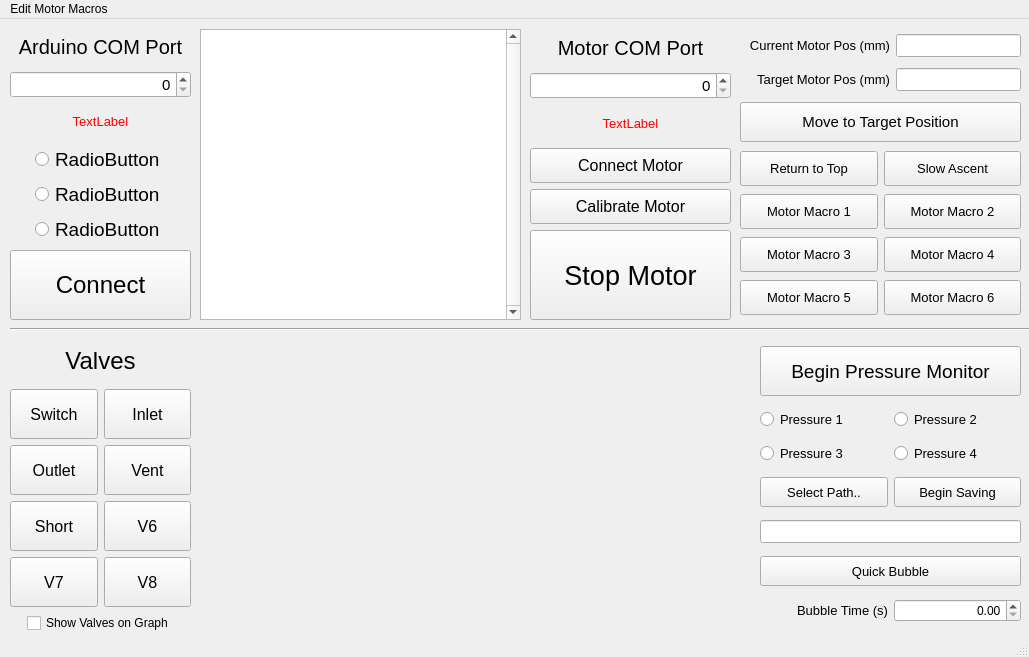
<?xml version="1.0" encoding="UTF-8"?>
<ui version="4.0">
 <class>MainWindow</class>
 <widget class="QMainWindow" name="MainWindow">
  <property name="geometry">
   <rect>
    <x>0</x>
    <y>0</y>
    <width>1029</width>
    <height>657</height>
   </rect>
  </property>
  <property name="windowTitle">
   <string>Spectrometer GUI</string>
  </property>
  <widget class="QWidget" name="centralwidget">
   <widget class="QWidget" name="verticalLayoutWidget">
    <property name="geometry">
     <rect>
      <x>10</x>
      <y>10</y>
      <width>181</width>
      <height>291</height>
     </rect>
    </property>
    <layout class="QVBoxLayout" name="ardConnectLayout">
     <item>
      <widget class="QLabel" name="ardCOMPortLabel">
       <property name="enabled">
        <bool>true</bool>
       </property>
       <property name="font">
        <font>
         <pointsize>15</pointsize>
        </font>
       </property>
       <property name="text">
        <string>Arduino COM Port</string>
       </property>
       <property name="alignment">
        <set>Qt::AlignCenter</set>
       </property>
      </widget>
     </item>
     <item>
      <widget class="QSpinBox" name="ardCOMPortSpinBox">
       <property name="minimumSize">
        <size>
         <width>0</width>
         <height>24</height>
        </size>
       </property>
       <property name="font">
        <font>
         <pointsize>11</pointsize>
        </font>
       </property>
       <property name="alignment">
        <set>Qt::AlignRight|Qt::AlignTrailing|Qt::AlignVCenter</set>
       </property>
      </widget>
     </item>
     <item>
      <widget class="QLabel" name="ardWarningLabel">
       <property name="palette">
        <palette>
         <active>
          <colorrole role="WindowText">
           <brush brushstyle="SolidPattern">
            <color alpha="255">
             <red>255</red>
             <green>0</green>
             <blue>0</blue>
            </color>
           </brush>
          </colorrole>
         </active>
         <inactive>
          <colorrole role="WindowText">
           <brush brushstyle="SolidPattern">
            <color alpha="255">
             <red>255</red>
             <green>0</green>
             <blue>0</blue>
            </color>
           </brush>
          </colorrole>
         </inactive>
         <disabled>
          <colorrole role="WindowText">
           <brush brushstyle="SolidPattern">
            <color alpha="255">
             <red>120</red>
             <green>120</green>
             <blue>120</blue>
            </color>
           </brush>
          </colorrole>
         </disabled>
        </palette>
       </property>
       <property name="font">
        <font>
         <pointsize>10</pointsize>
        </font>
       </property>
       <property name="text">
        <string>TextLabel</string>
       </property>
       <property name="alignment">
        <set>Qt::AlignCenter</set>
       </property>
      </widget>
     </item>
     <item alignment="Qt::AlignHCenter">
      <widget class="QRadioButton" name="autoConnectRadioButton">
       <property name="font">
        <font>
         <pointsize>14</pointsize>
        </font>
       </property>
       <property name="text">
        <string>RadioButton</string>
       </property>
      </widget>
     </item>
     <item alignment="Qt::AlignHCenter">
      <widget class="QRadioButton" name="TTLRadioButton">
       <property name="font">
        <font>
         <pointsize>14</pointsize>
        </font>
       </property>
       <property name="text">
        <string>RadioButton</string>
       </property>
      </widget>
     </item>
     <item alignment="Qt::AlignHCenter">
      <widget class="QRadioButton" name="manualRadioButton">
       <property name="font">
        <font>
         <pointsize>14</pointsize>
        </font>
       </property>
       <property name="text">
        <string>RadioButton</string>
       </property>
      </widget>
     </item>
     <item>
      <widget class="QPushButton" name="ardConnectButton">
       <property name="minimumSize">
        <size>
         <width>0</width>
         <height>70</height>
        </size>
       </property>
       <property name="font">
        <font>
         <pointsize>18</pointsize>
        </font>
       </property>
       <property name="text">
        <string>Connect</string>
       </property>
      </widget>
     </item>
    </layout>
   </widget>
   <widget class="QTextBrowser" name="textBrowser">
    <property name="geometry">
     <rect>
      <x>200</x>
      <y>10</y>
      <width>321</width>
      <height>291</height>
     </rect>
    </property>
    <property name="font">
     <font>
      <pointsize>12</pointsize>
     </font>
    </property>
    <property name="verticalScrollBarPolicy">
     <enum>Qt::ScrollBarAlwaysOn</enum>
    </property>
    <property name="horizontalScrollBarPolicy">
     <enum>Qt::ScrollBarAlwaysOff</enum>
    </property>
   </widget>
   <widget class="Line" name="line">
    <property name="geometry">
     <rect>
      <x>10</x>
      <y>300</y>
      <width>1041</width>
      <height>20</height>
     </rect>
    </property>
    <property name="orientation">
     <enum>Qt::Horizontal</enum>
    </property>
   </widget>
   <widget class="QWidget" name="gridLayoutWidget">
    <property name="geometry">
     <rect>
      <x>10</x>
      <y>320</y>
      <width>181</width>
      <height>294</height>
     </rect>
    </property>
    <layout class="QGridLayout" name="valveLayout">
     <item row="2" column="1">
      <widget class="QPushButton" name="Valve2Button">
       <property name="minimumSize">
        <size>
         <width>0</width>
         <height>50</height>
        </size>
       </property>
       <property name="font">
        <font>
         <pointsize>12</pointsize>
        </font>
       </property>
       <property name="text">
        <string>Inlet</string>
       </property>
      </widget>
     </item>
     <item row="5" column="0">
      <widget class="QPushButton" name="Valve7Button">
       <property name="minimumSize">
        <size>
         <width>0</width>
         <height>50</height>
        </size>
       </property>
       <property name="font">
        <font>
         <pointsize>12</pointsize>
        </font>
       </property>
       <property name="text">
        <string>V7</string>
       </property>
      </widget>
     </item>
     <item row="4" column="1">
      <widget class="QPushButton" name="Valve6Button">
       <property name="minimumSize">
        <size>
         <width>0</width>
         <height>50</height>
        </size>
       </property>
       <property name="font">
        <font>
         <pointsize>12</pointsize>
        </font>
       </property>
       <property name="text">
        <string>V6</string>
       </property>
      </widget>
     </item>
     <item row="2" column="0">
      <widget class="QPushButton" name="Valve1Button">
       <property name="minimumSize">
        <size>
         <width>0</width>
         <height>50</height>
        </size>
       </property>
       <property name="font">
        <font>
         <pointsize>12</pointsize>
        </font>
       </property>
       <property name="text">
        <string>Switch</string>
       </property>
      </widget>
     </item>
     <item row="3" column="1">
      <widget class="QPushButton" name="Valve4Button">
       <property name="minimumSize">
        <size>
         <width>0</width>
         <height>50</height>
        </size>
       </property>
       <property name="font">
        <font>
         <pointsize>12</pointsize>
        </font>
       </property>
       <property name="text">
        <string>Vent</string>
       </property>
      </widget>
     </item>
     <item row="3" column="0">
      <widget class="QPushButton" name="Valve3Button">
       <property name="minimumSize">
        <size>
         <width>0</width>
         <height>50</height>
        </size>
       </property>
       <property name="font">
        <font>
         <pointsize>12</pointsize>
        </font>
       </property>
       <property name="text">
        <string>Outlet</string>
       </property>
      </widget>
     </item>
     <item row="5" column="1">
      <widget class="QPushButton" name="Valve8Button">
       <property name="minimumSize">
        <size>
         <width>0</width>
         <height>50</height>
        </size>
       </property>
       <property name="font">
        <font>
         <pointsize>12</pointsize>
        </font>
       </property>
       <property name="text">
        <string>V8</string>
       </property>
      </widget>
     </item>
     <item row="4" column="0">
      <widget class="QPushButton" name="Valve5Button">
       <property name="minimumSize">
        <size>
         <width>0</width>
         <height>50</height>
        </size>
       </property>
       <property name="font">
        <font>
         <pointsize>12</pointsize>
        </font>
       </property>
       <property name="text">
        <string>Short</string>
       </property>
      </widget>
     </item>
     <item row="0" column="0" colspan="2">
      <widget class="QLabel" name="ValveLabel">
       <property name="font">
        <font>
         <pointsize>18</pointsize>
        </font>
       </property>
       <property name="text">
        <string>Valves</string>
       </property>
       <property name="alignment">
        <set>Qt::AlignCenter</set>
       </property>
      </widget>
     </item>
     <item row="6" column="0" colspan="2" alignment="Qt::AlignHCenter">
      <widget class="QCheckBox" name="showValvesCheckbox">
       <property name="font">
        <font>
         <pointsize>9</pointsize>
        </font>
       </property>
       <property name="text">
        <string>Show Valves on Graph</string>
       </property>
       <property name="tristate">
        <bool>false</bool>
       </property>
      </widget>
     </item>
    </layout>
   </widget>
   <widget class="QWidget" name="verticalLayoutWidget_2">
    <property name="geometry">
     <rect>
      <x>530</x>
      <y>10</y>
      <width>201</width>
      <height>291</height>
     </rect>
    </property>
    <layout class="QVBoxLayout" name="motorConnectLayout">
     <item>
      <widget class="QLabel" name="motorCOMPortLabel">
       <property name="enabled">
        <bool>true</bool>
       </property>
       <property name="font">
        <font>
         <pointsize>15</pointsize>
        </font>
       </property>
       <property name="text">
        <string>Motor COM Port</string>
       </property>
       <property name="alignment">
        <set>Qt::AlignCenter</set>
       </property>
      </widget>
     </item>
     <item>
      <widget class="QSpinBox" name="motorCOMPortSpinBox">
       <property name="minimumSize">
        <size>
         <width>0</width>
         <height>24</height>
        </size>
       </property>
       <property name="font">
        <font>
         <pointsize>11</pointsize>
        </font>
       </property>
       <property name="alignment">
        <set>Qt::AlignRight|Qt::AlignTrailing|Qt::AlignVCenter</set>
       </property>
      </widget>
     </item>
     <item>
      <widget class="QLabel" name="motorWarningLabel">
       <property name="palette">
        <palette>
         <active>
          <colorrole role="WindowText">
           <brush brushstyle="SolidPattern">
            <color alpha="255">
             <red>255</red>
             <green>0</green>
             <blue>0</blue>
            </color>
           </brush>
          </colorrole>
         </active>
         <inactive>
          <colorrole role="WindowText">
           <brush brushstyle="SolidPattern">
            <color alpha="255">
             <red>255</red>
             <green>0</green>
             <blue>0</blue>
            </color>
           </brush>
          </colorrole>
         </inactive>
         <disabled>
          <colorrole role="WindowText">
           <brush brushstyle="SolidPattern">
            <color alpha="255">
             <red>120</red>
             <green>120</green>
             <blue>120</blue>
            </color>
           </brush>
          </colorrole>
         </disabled>
        </palette>
       </property>
       <property name="font">
        <font>
         <pointsize>10</pointsize>
        </font>
       </property>
       <property name="text">
        <string>TextLabel</string>
       </property>
       <property name="alignment">
        <set>Qt::AlignCenter</set>
       </property>
      </widget>
     </item>
     <item>
      <widget class="QPushButton" name="motorConnectButton">
       <property name="minimumSize">
        <size>
         <width>0</width>
         <height>35</height>
        </size>
       </property>
       <property name="font">
        <font>
         <pointsize>12</pointsize>
        </font>
       </property>
       <property name="text">
        <string>Connect Motor</string>
       </property>
      </widget>
     </item>
     <item>
      <widget class="QPushButton" name="motorCalibrateButton">
       <property name="minimumSize">
        <size>
         <width>0</width>
         <height>35</height>
        </size>
       </property>
       <property name="font">
        <font>
         <pointsize>12</pointsize>
        </font>
       </property>
       <property name="text">
        <string>Calibrate Motor</string>
       </property>
      </widget>
     </item>
     <item>
      <widget class="QPushButton" name="motorStopButton">
       <property name="minimumSize">
        <size>
         <width>0</width>
         <height>90</height>
        </size>
       </property>
       <property name="font">
        <font>
         <pointsize>20</pointsize>
        </font>
       </property>
       <property name="text">
        <string>Stop Motor</string>
       </property>
      </widget>
     </item>
    </layout>
   </widget>
   <widget class="QWidget" name="gridLayoutWidget_2">
    <property name="geometry">
     <rect>
      <x>760</x>
      <y>320</y>
      <width>261</width>
      <height>291</height>
     </rect>
    </property>
    <layout class="QGridLayout" name="graphLayout">
     <item row="0" column="0" colspan="2">
      <widget class="QPushButton" name="pressureMonitorButton">
       <property name="minimumSize">
        <size>
         <width>0</width>
         <height>50</height>
        </size>
       </property>
       <property name="font">
        <font>
         <pointsize>14</pointsize>
        </font>
       </property>
       <property name="text">
        <string>Begin Pressure Monitor</string>
       </property>
      </widget>
     </item>
     <item row="2" column="1">
      <widget class="QRadioButton" name="pressure4RadioButton">
       <property name="font">
        <font>
         <pointsize>10</pointsize>
        </font>
       </property>
       <property name="text">
        <string>Pressure 4</string>
       </property>
      </widget>
     </item>
     <item row="1" column="1">
      <widget class="QRadioButton" name="pressure2RadioButton">
       <property name="font">
        <font>
         <pointsize>10</pointsize>
        </font>
       </property>
       <property name="text">
        <string>Pressure 2</string>
       </property>
      </widget>
     </item>
     <item row="1" column="0">
      <widget class="QRadioButton" name="pressure1RadioButton">
       <property name="font">
        <font>
         <pointsize>10</pointsize>
        </font>
       </property>
       <property name="text">
        <string>Pressure 1</string>
       </property>
      </widget>
     </item>
     <item row="2" column="0">
      <widget class="QRadioButton" name="pressure3RadioButton">
       <property name="font">
        <font>
         <pointsize>10</pointsize>
        </font>
       </property>
       <property name="text">
        <string>Pressure 3</string>
       </property>
      </widget>
     </item>
     <item row="3" column="0">
      <widget class="QPushButton" name="selectSavePathButton">
       <property name="minimumSize">
        <size>
         <width>0</width>
         <height>30</height>
        </size>
       </property>
       <property name="font">
        <font>
         <pointsize>10</pointsize>
        </font>
       </property>
       <property name="text">
        <string>Select Path..</string>
       </property>
      </widget>
     </item>
     <item row="4" column="0" colspan="2">
      <widget class="QLineEdit" name="savePathEdit">
       <property name="font">
        <font>
         <pointsize>10</pointsize>
        </font>
       </property>
      </widget>
     </item>
     <item row="3" column="1">
      <widget class="QPushButton" name="beginSaveButton">
       <property name="minimumSize">
        <size>
         <width>0</width>
         <height>30</height>
        </size>
       </property>
       <property name="font">
        <font>
         <pointsize>10</pointsize>
        </font>
       </property>
       <property name="text">
        <string>Begin Saving</string>
       </property>
      </widget>
     </item>
     <item row="6" column="0">
      <widget class="QLabel" name="bubbleTimeLabel">
       <property name="font">
        <font>
         <pointsize>10</pointsize>
        </font>
       </property>
       <property name="text">
        <string>Bubble Time (s)</string>
       </property>
       <property name="alignment">
        <set>Qt::AlignRight|Qt::AlignTrailing|Qt::AlignVCenter</set>
       </property>
      </widget>
     </item>
     <item row="5" column="0" colspan="2">
      <widget class="QPushButton" name="quickBubbleButton">
       <property name="minimumSize">
        <size>
         <width>0</width>
         <height>30</height>
        </size>
       </property>
       <property name="font">
        <font>
         <pointsize>10</pointsize>
        </font>
       </property>
       <property name="text">
        <string>Quick Bubble</string>
       </property>
      </widget>
     </item>
     <item row="6" column="1">
      <widget class="QDoubleSpinBox" name="bubbleTimeDoubleSpinBox">
       <property name="alignment">
        <set>Qt::AlignRight|Qt::AlignTrailing|Qt::AlignVCenter</set>
       </property>
      </widget>
     </item>
    </layout>
   </widget>
   <widget class="QWidget" name="gridLayoutWidget_3">
    <property name="geometry">
     <rect>
      <x>740</x>
      <y>10</y>
      <width>281</width>
      <height>121</height>
     </rect>
    </property>
    <layout class="QGridLayout" name="motorPosLayout">
     <item row="0" column="0">
      <widget class="QLabel" name="curMotorPosLabel">
       <property name="font">
        <font>
         <pointsize>10</pointsize>
        </font>
       </property>
       <property name="text">
        <string>Current Motor Pos (mm)</string>
       </property>
       <property name="alignment">
        <set>Qt::AlignRight|Qt::AlignTrailing|Qt::AlignVCenter</set>
       </property>
      </widget>
     </item>
     <item row="1" column="1">
      <widget class="QLineEdit" name="targetMotorPosEdit">
       <property name="sizePolicy">
        <sizepolicy hsizetype="Fixed" vsizetype="Fixed">
         <horstretch>0</horstretch>
         <verstretch>0</verstretch>
        </sizepolicy>
       </property>
       <property name="font">
        <font>
         <pointsize>10</pointsize>
        </font>
       </property>
      </widget>
     </item>
     <item row="0" column="1">
      <widget class="QLineEdit" name="curMotorPosEdit">
       <property name="sizePolicy">
        <sizepolicy hsizetype="Fixed" vsizetype="Fixed">
         <horstretch>0</horstretch>
         <verstretch>0</verstretch>
        </sizepolicy>
       </property>
       <property name="font">
        <font>
         <pointsize>10</pointsize>
        </font>
       </property>
      </widget>
     </item>
     <item row="1" column="0">
      <widget class="QLabel" name="targetMotorPosLabel">
       <property name="font">
        <font>
         <pointsize>10</pointsize>
        </font>
       </property>
       <property name="text">
        <string>Target Motor Pos (mm)</string>
       </property>
       <property name="alignment">
        <set>Qt::AlignRight|Qt::AlignTrailing|Qt::AlignVCenter</set>
       </property>
      </widget>
     </item>
     <item row="2" column="0" colspan="2">
      <widget class="QPushButton" name="motorMoveToTargetButton">
       <property name="minimumSize">
        <size>
         <width>0</width>
         <height>40</height>
        </size>
       </property>
       <property name="font">
        <font>
         <pointsize>11</pointsize>
        </font>
       </property>
       <property name="text">
        <string>Move to Target Position</string>
       </property>
      </widget>
     </item>
    </layout>
   </widget>
   <widget class="QWidget" name="gridLayoutWidget_4">
    <property name="geometry">
     <rect>
      <x>740</x>
      <y>130</y>
      <width>281</width>
      <height>171</height>
     </rect>
    </property>
    <layout class="QGridLayout" name="motorMacroLayout">
     <item row="2" column="1">
      <widget class="QPushButton" name="motorMacro4Button">
       <property name="minimumSize">
        <size>
         <width>0</width>
         <height>35</height>
        </size>
       </property>
       <property name="font">
        <font>
         <pointsize>10</pointsize>
        </font>
       </property>
       <property name="text">
        <string>Motor Macro 4</string>
       </property>
      </widget>
     </item>
     <item row="2" column="0">
      <widget class="QPushButton" name="motorMacro3Button">
       <property name="minimumSize">
        <size>
         <width>0</width>
         <height>35</height>
        </size>
       </property>
       <property name="font">
        <font>
         <pointsize>10</pointsize>
        </font>
       </property>
       <property name="text">
        <string>Motor Macro 3</string>
       </property>
      </widget>
     </item>
     <item row="0" column="1">
      <widget class="QPushButton" name="motorAscentButton">
       <property name="minimumSize">
        <size>
         <width>0</width>
         <height>35</height>
        </size>
       </property>
       <property name="font">
        <font>
         <pointsize>10</pointsize>
        </font>
       </property>
       <property name="text">
        <string>Slow Ascent</string>
       </property>
      </widget>
     </item>
     <item row="1" column="0">
      <widget class="QPushButton" name="motorMacro1Button">
       <property name="minimumSize">
        <size>
         <width>0</width>
         <height>35</height>
        </size>
       </property>
       <property name="font">
        <font>
         <pointsize>10</pointsize>
        </font>
       </property>
       <property name="text">
        <string>Motor Macro 1</string>
       </property>
      </widget>
     </item>
     <item row="1" column="1">
      <widget class="QPushButton" name="motorMacro2Button">
       <property name="minimumSize">
        <size>
         <width>0</width>
         <height>35</height>
        </size>
       </property>
       <property name="font">
        <font>
         <pointsize>10</pointsize>
        </font>
       </property>
       <property name="text">
        <string>Motor Macro 2</string>
       </property>
      </widget>
     </item>
     <item row="0" column="0">
      <widget class="QPushButton" name="motorToTopButton">
       <property name="minimumSize">
        <size>
         <width>0</width>
         <height>35</height>
        </size>
       </property>
       <property name="font">
        <font>
         <pointsize>10</pointsize>
        </font>
       </property>
       <property name="text">
        <string>Return to Top</string>
       </property>
      </widget>
     </item>
     <item row="3" column="0">
      <widget class="QPushButton" name="motorMacro5Button">
       <property name="minimumSize">
        <size>
         <width>0</width>
         <height>35</height>
        </size>
       </property>
       <property name="font">
        <font>
         <pointsize>10</pointsize>
        </font>
       </property>
       <property name="text">
        <string>Motor Macro 5</string>
       </property>
      </widget>
     </item>
     <item row="3" column="1">
      <widget class="QPushButton" name="motorMacro6Button">
       <property name="minimumSize">
        <size>
         <width>0</width>
         <height>35</height>
        </size>
       </property>
       <property name="font">
        <font>
         <pointsize>10</pointsize>
        </font>
       </property>
       <property name="text">
        <string>Motor Macro 6</string>
       </property>
      </widget>
     </item>
    </layout>
   </widget>
  </widget>
  <widget class="QStatusBar" name="statusbar"/>
  <widget class="QMenuBar" name="menuBar">
   <property name="geometry">
    <rect>
     <x>0</x>
     <y>0</y>
     <width>1029</width>
     <height>21</height>
    </rect>
   </property>
   <widget class="QMenu" name="motorMacroMenu">
    <property name="title">
     <string>Edit Motor Macros</string>
    </property>
    <addaction name="editMotorMacroAction"/>
   </widget>
   <addaction name="motorMacroMenu"/>
  </widget>
  <action name="editMotorMacroAction">
   <property name="text">
    <string>Edit..</string>
   </property>
  </action>
 </widget>
 <resources/>
 <connections/>
</ui>
